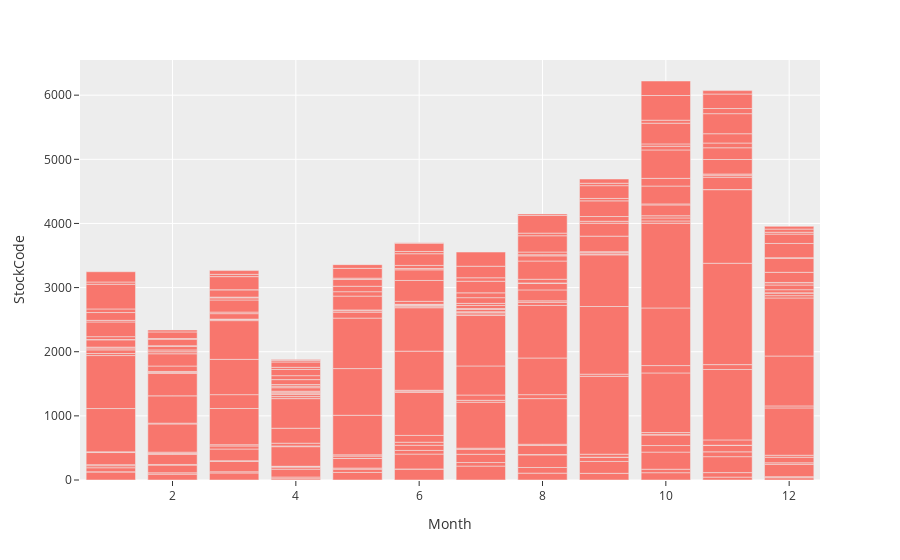

The notebook cell this image was saved under:
### Code cell
# Total count of StockCode for each month
fig = px.bar(df_month, x = "Month", y = "StockCode")
fig.show()

### Figure 1 — Plotly figure (JSON) as saved in the notebook; plotly's stock layout.template omitted (floating-point values rounded to 4 significant figures; data arrays with more than 128 entries replaced by an {"elided": "..."} marker saying what was removed)
{"data": [{"alignmentgroup": "True", "hovertemplate": "Month=%{x}<br>StockCode=%{y}<extra></extra>", "legendgroup": "", "marker": {"color": "#F8766D", "pattern": {"shape": ""}}, "name": "", "offsetgroup": "", "orientation": "v", "showlegend": false, "textposition": "auto", "type": "bar", "x": {"elided": "284 int values"}, "xaxis": "x", "y": {"elided": "284 int values"}, "yaxis": "y"}], "layout": {"barmode": "relative", "legend": {"tracegroupgap": 0}, "margin": {"t": 60}, "xaxis": {"anchor": "y", "domain": [0, 1], "title": {"text": "Month"}}, "yaxis": {"anchor": "x", "domain": [0, 1], "title": {"text": "StockCode"}}}}
